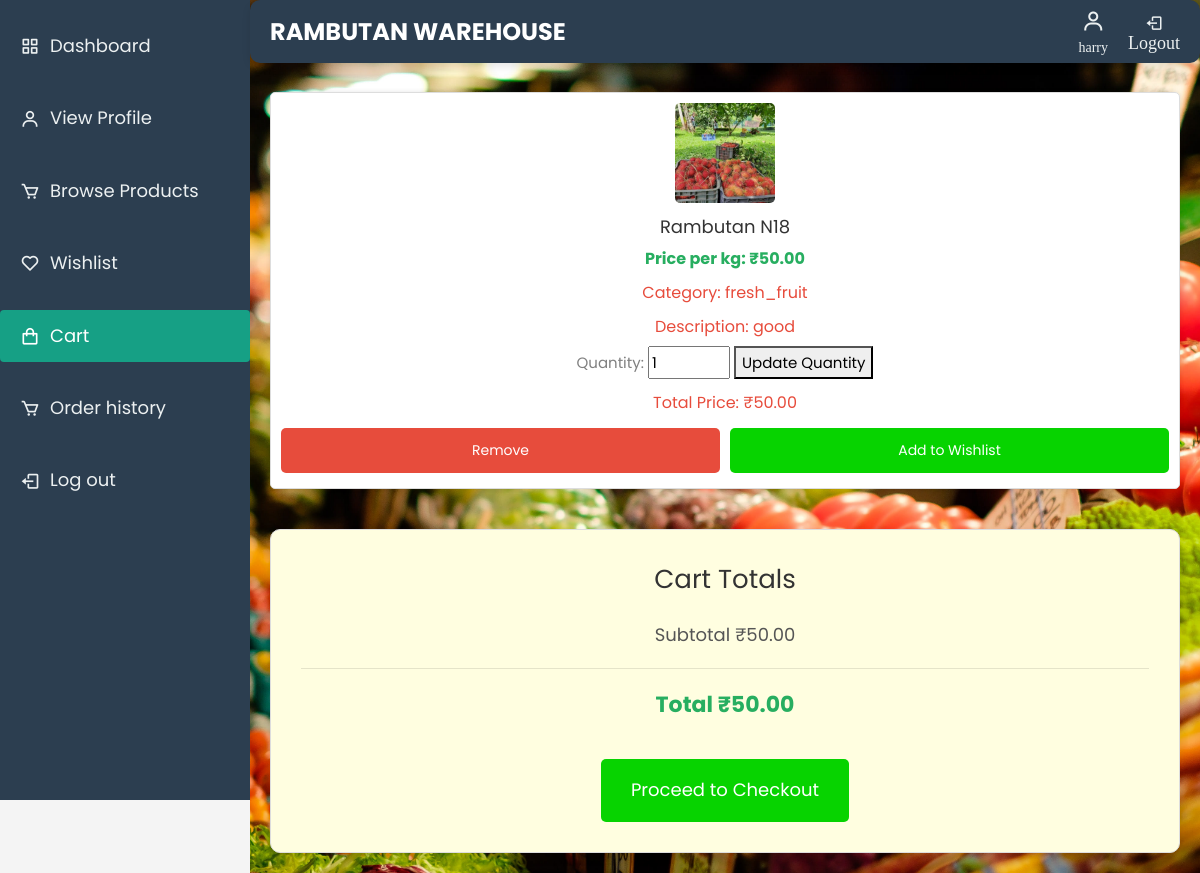
Before: /cart/ (signed in) with the older database file.
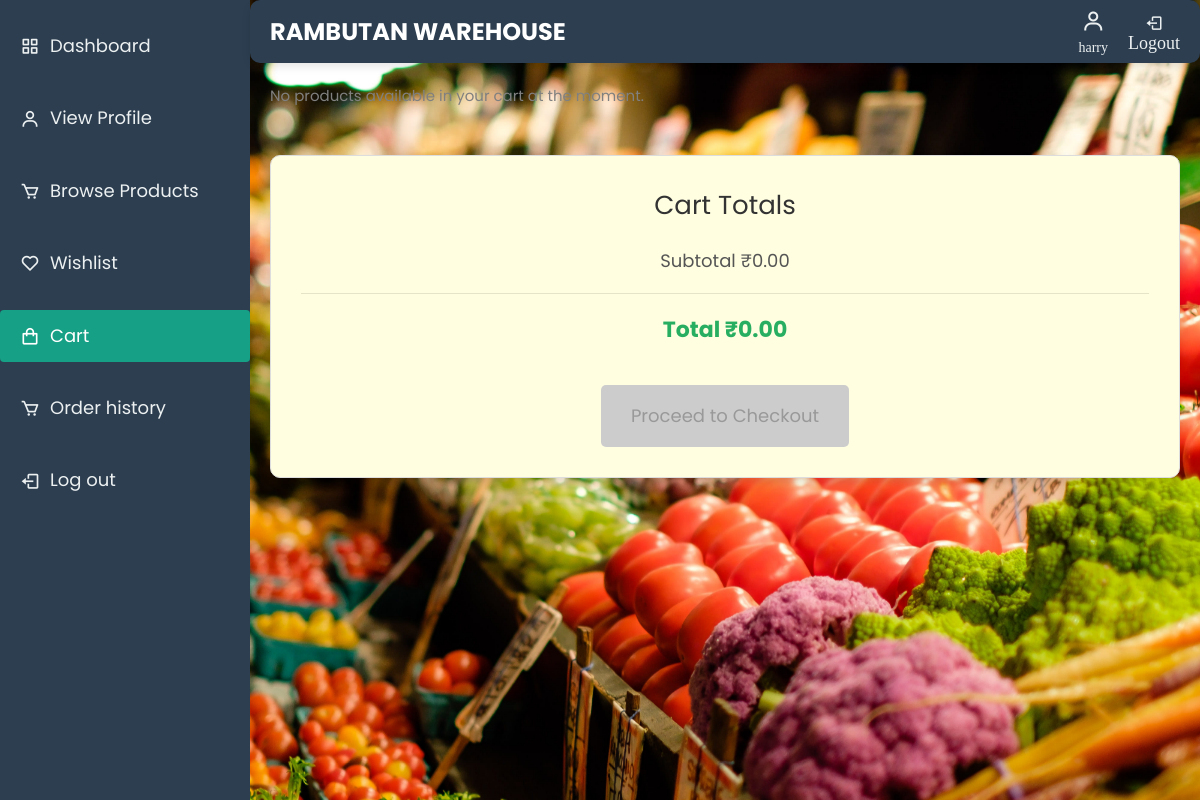
After: the same page with the newer database file.
### warehouse/models.py (models this page shows, shortened)
class Cart(models.Model):
    user = models.ForeignKey(settings.AUTH_USER_MODEL, on_delete=models.CASCADE, related_name='carts')
    rambutan_post = models.ForeignKey(RambutanPost, on_delete=models.CASCADE, related_name='carts')
    quantity = models.PositiveIntegerField(default=1)
    price = models.DecimalField(max_digits=10, decimal_places=2, null=True, blank=True)
    total_price = models.DecimalField(max_digits=10, decimal_places=2, null=True, blank=True)
    added_at = models.DateTimeField(auto_now_add=True)
    class Meta:
        unique_together = ('user', 'rambutan_post')

class RambutanPost(models.Model):
    farmer = models.ForeignKey('FarmerDetails', on_delete=models.CASCADE, related_name='rambutan_posts')
    PRODUCT_CHOICES = sorted([
        ('Binjai', 'Binjai'),
        ('Caesar', 'Caesar'),
        ('E35', 'E35'),
        ('Hg Deli Baling', 'Hg Deli Baling'),
        ('Jarum Emas', 'Jarum Emas'),
        ('Maharlika', 'Maharlika'),
        ('Malwana', 'Malwana'),
        ('Muar Gading', 'Muar Gading'),
        ('Rambutan N18', 'Rambutan N18'),
        ('Rongrien', 'Rongrien'),
        ('School Boy', 'School Boy'),
        ('other', 'Other')  # 'Other' option placed last
    ], key=lambda x: (x[0] != 'other', x[0]))  # Ensures 'Other' is last
    product = models.CharField(max_length=255, choices=PRODUCT_CHOICES)
    CATEGORY_CHOICES = [
        ('fresh_fruit', 'Fresh Fruit'),
        ('juice', 'Juice'),
        ('pickle', 'Pickle'),
        ('wine', 'Wine'),
    ]
    category = models.CharField(max_length=20, choices=CATEGORY_CHOICES)
    quantity_type = models.CharField(max_length=10, choices=[('kg', 'Kilograms'), ('L', 'Litres')])
    quantity = models.PositiveIntegerField(default=1)
    quantity_left = models.PositiveIntegerField(default=0)
    price = models.DecimalField(max_digits=10, decimal_places=2)
    image = models.ImageField(upload_to='rambutan_images/')
    description = models.TextField()
    created_at = models.DateTimeField(auto_now_add=True)
    is_available = models.BooleanField(default=True)

### warehouse/views.py (the view)
# urls.py: path('cart/', views.cart, name='cart'),
@login_required
@cache_control(no_cache=True, must_revalidate=True, no_store=True)
def cart(request):
    cart_items = Cart.objects.filter(user=request.user)
    for item in cart_items:
        item.total_price = item.price * item.quantity
    total_price = sum(item.total_price for item in cart_items)
    context = {
        'cart_items': cart_items,
        'total_price': total_price,
    }
    return render(request, 'cart.html', context)

### warehouse/templates/cart.html (shortened to what the changed rows need)
{% load static %}
<!DOCTYPE html>
<html lang="en" dir="ltr">
<head>
    <link rel="stylesheet" href="{% static 'css/open-iconic-bootstrap.min.css' %}">
    <link rel="stylesheet" href="{% static 'css/animate.css' %}">
    <link rel="stylesheet" href="{% static 'css/owl.carousel.min.css' %}">
    <link rel="stylesheet" href="{% static 'css/owl.theme.default.min.css' %}">
    <link rel="stylesheet" href="{% static 'css/magnific-popup.css' %}">
    <link rel="stylesheet" href="{% static 'css/aos.css' %}">
    <link rel="stylesheet" href="{% static 'css/ionicons.min.css' %}">
    <link rel="stylesheet" href="{% static 'css/bootstrap-datepicker.css' %}">
    <link rel="stylesheet" href="{% static 'css/jquery.timepicker.css' %}">
    <link rel="stylesheet" href="{% static 'css/flaticon.css' %}">
    <link rel="stylesheet" href="{% static 'css/icomoon.css' %}">
    <link rel="stylesheet" href="{% static 'css/style.css' %}">
   <link href="https://unpkg.com/boxicons@2.0.7/css/boxicons.min.css" rel="stylesheet">
   <link href="https://cdn.jsdelivr.net/npm/sweetalert2@11/dist/sweetalert2.min.css" rel="stylesheet">
</head>
<body>
    <section class="home-section">
<div class="main-content">
    <h2> Cart</h2>
    <div class="product-listing">
        {% for item in cart_items %}
        <div class="product" id="product-{{ item.id }}">
            <img src="{% if item.rambutan_post.image %}/media/{{ item.rambutan_post.image }}{% else %}{% static 'images/default_product.jpg' %}{% endif %}" alt="{{ item.rambutan_post.name }}" width="100px">
            <h3>{{ item.rambutan_post.product }}</h3>
            <p class="price">Price per {{item.rambutan_post.quantity_type}}: ₹<span id="price-{{ item.id }}">{{ item.price }}</span></p>
            <p>Category: {{ item.rambutan_post.category }}</p>
            <p>Description: {{ item.rambutan_post.description }}</p>
            <form
    action="{% url 'update_cart_item_quantity' item.id %}"
    method="POST"
    class="update-quantity-form"
    data-current-quantity="{{ item.rambutan_post.quantity_left }}">
    <label for="quantity-{{ item.id }}">Quantity:</label>
    <input
        type="number"
        id="quantity-{{ item.id }}"
        name="quantity"
        value="{{ item.quantity }}"
        min="1"
        max="{{ item.rambutan_post.quantity_left }}"
    >
    <button type="submit" class="update-button" {% if not item.rambutan_post.is_available %} disabled {% endif %}>Update Quantity</button>
</form>
            <p>Total Price: ₹<span id="total-price-{{ item.id }}">{{ item.total_price }}</span></p>
            <div class="cart-buttons">
                <button class="remove"><a href="{% url 'remove_cart_item' item.id %}">Remove</a></button>
                {% if item.rambutan_post.is_available %}
                    <button class="add"><a href="{% url 'add_to_wishlist' item.rambutan_post.id %}">Add to Wishlist</a></button>
                {% endif %}
            </div>
        </div>
        {% empty %}
        <p>No products available in your cart at the moment.</p>
        {% endfor %}
    </div>
    <div class="cart-total-box">
        <h3>Cart Totals</h3>
        <p>
            <span>Subtotal</span>
            <span>₹{{ total_price|floatformat:2 }}</span>
        </p>
        <hr>
        <p class="total-price">
            <span>Total</span>
            <span>₹{{ total_price|floatformat:2 }}</span>
        </p>
        <a href="{% url 'place_order' %}" class="checkout-btn {% if total_price == 0.00 %}disabled{% endif %}">Proceed to Checkout</a>
    </div>
</div>
</section>
</body>
</html>

Changed rows visible on the page:
removed Cart: rambutan_post.image (picture), rambutan_post.product "Rambutan N18", rambutan_post.quantity_type "kg", price "50.00", rambutan_post.category "fresh_fruit", rambutan_post.description "good", quantity "1", total_price "50.00", shows "Add to Wishlist"
Other visible differences:
{{ total_price|floatformat:2 }}: "50.00" → "0.00"
text now shown: "No products available in your cart at the moment."
